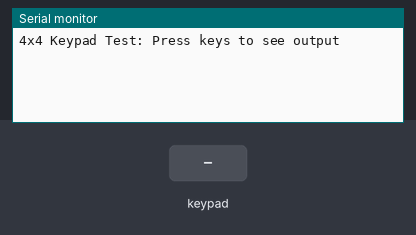
Simulated run of this sketch. Board: Arduino Uno, built with avr-gcc and run on an emulated ATmega328P. Parts: the last lines printed to the serial monitor. The inputs (shaded band) are chosen by the test bench.

Above: at 1.2 s.
1.3 s: key '1' pressed
At 2.5 s:
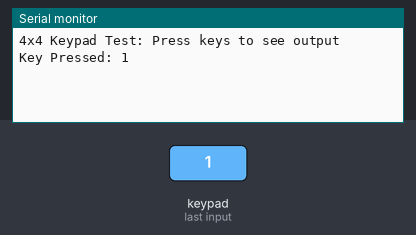
2.8 s: keypad keys 2 3 4 5 # pressed 0.4 s apart
At 5.1 s:
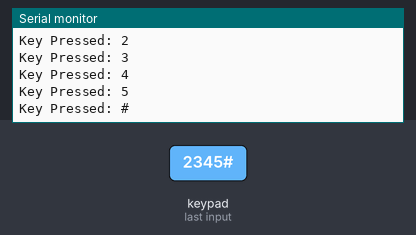
6.3 s: key 'A' pressed
At 6.7 s:
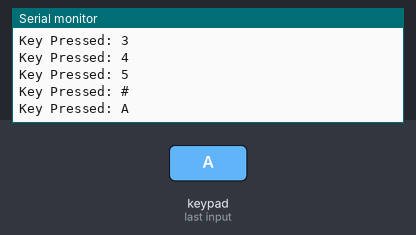
7.8 s: keypad keys 2 3 4 5 * pressed 0.4 s apart
At 10.4 s:
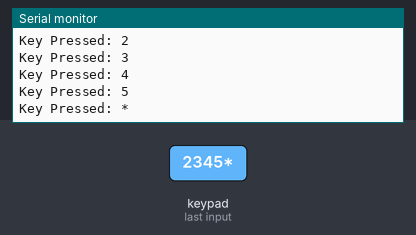
11.3 s: key 'B' pressed
At 11.6 s:
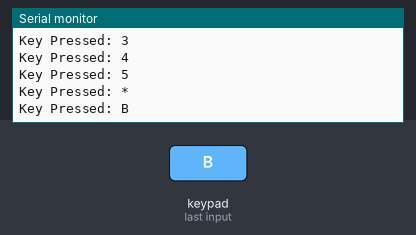
12.8 s: keypad keys 2 3 4 5 D pressed 0.4 s apart
At 15.2 s:
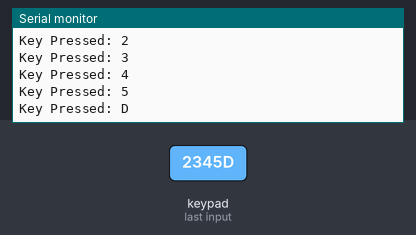
Timing chart, 0 to 16.7 s (numbered marks = the images above; inputs shaded):
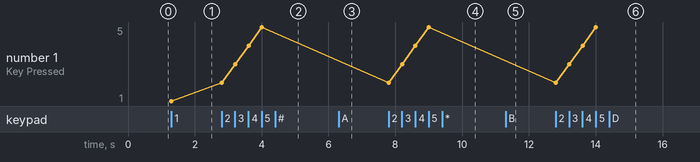

Measured:
- after the input at 1.3 s, the serial monitor: prints a new line at once (image 1)
- after the input at 2.8 s, the serial monitor: prints a new line at once (image 2)
- after the input at 6.3 s, the serial monitor: prints a new line at once (image 3)
- after the input at 7.8 s, the serial monitor: prints a new line at once (image 4)
- after the input at 11.3 s, the serial monitor: prints a new line at once (image 5)
- after the input at 12.8 s, the serial monitor: prints a new line at once (image 6)
- plotted number 1: 1 → 5 after the input at 2.8 s

The sketch:

4x4_Keypad.ino
```cpp
#include <Keypad.h>

// Define the number of rows and columns in the keypad
const byte ROWS = 4; // Four rows
const byte COLS = 4; // Four columns

// Define the characters on each key of the 4x4 keypad
char keys[ROWS][COLS] = {
  {'1', '2', '3', 'A'},
  {'4', '5', '6', 'B'},
  {'7', '8', '9', 'C'},
  {'*', '0', '#', 'D'}
};

// Connect the row and column pins of the keypad to the Arduino
byte rowPins[ROWS] = {2,3,4,5}; // R1, R2, R3, R4
byte colPins[COLS] = {6,7,8,9}; // C1, C2, C3, C4


// Create the Keypad object
Keypad keypad = Keypad(makeKeymap(keys), rowPins, colPins, ROWS, COLS);

void setup() {
  Serial.begin(9600);
  Serial.println("4x4 Keypad Test: Press keys to see output");
}

void loop() {
  // Check if a key is pressed
  char key = keypad.getKey();

  // If a key is pressed, print it
  if (key) {
    Serial.print("Key Pressed: ");
    Serial.println(key);
  }
}
```
